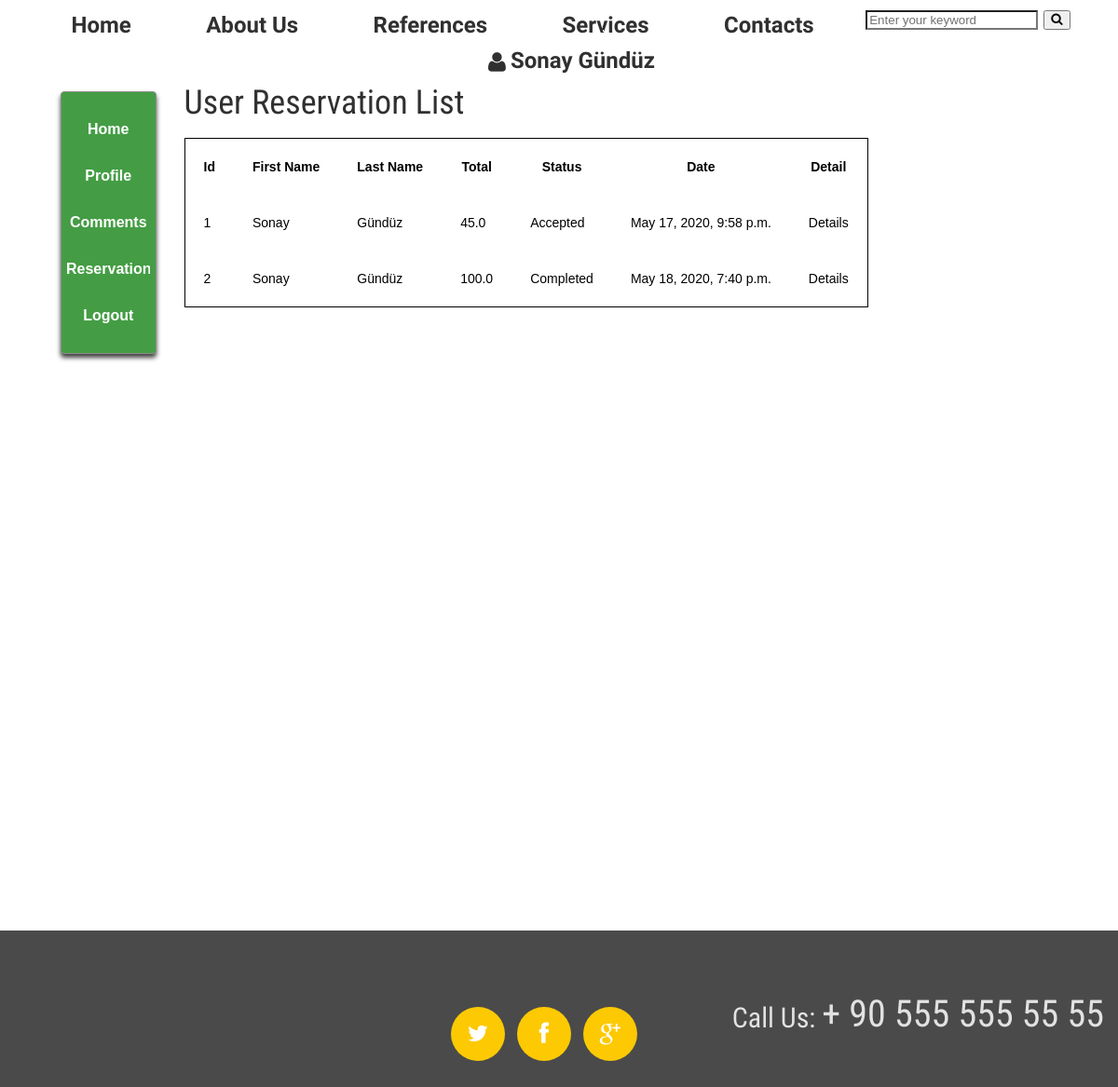
Page /user/reservations/ (signed in) on the earlier database version.
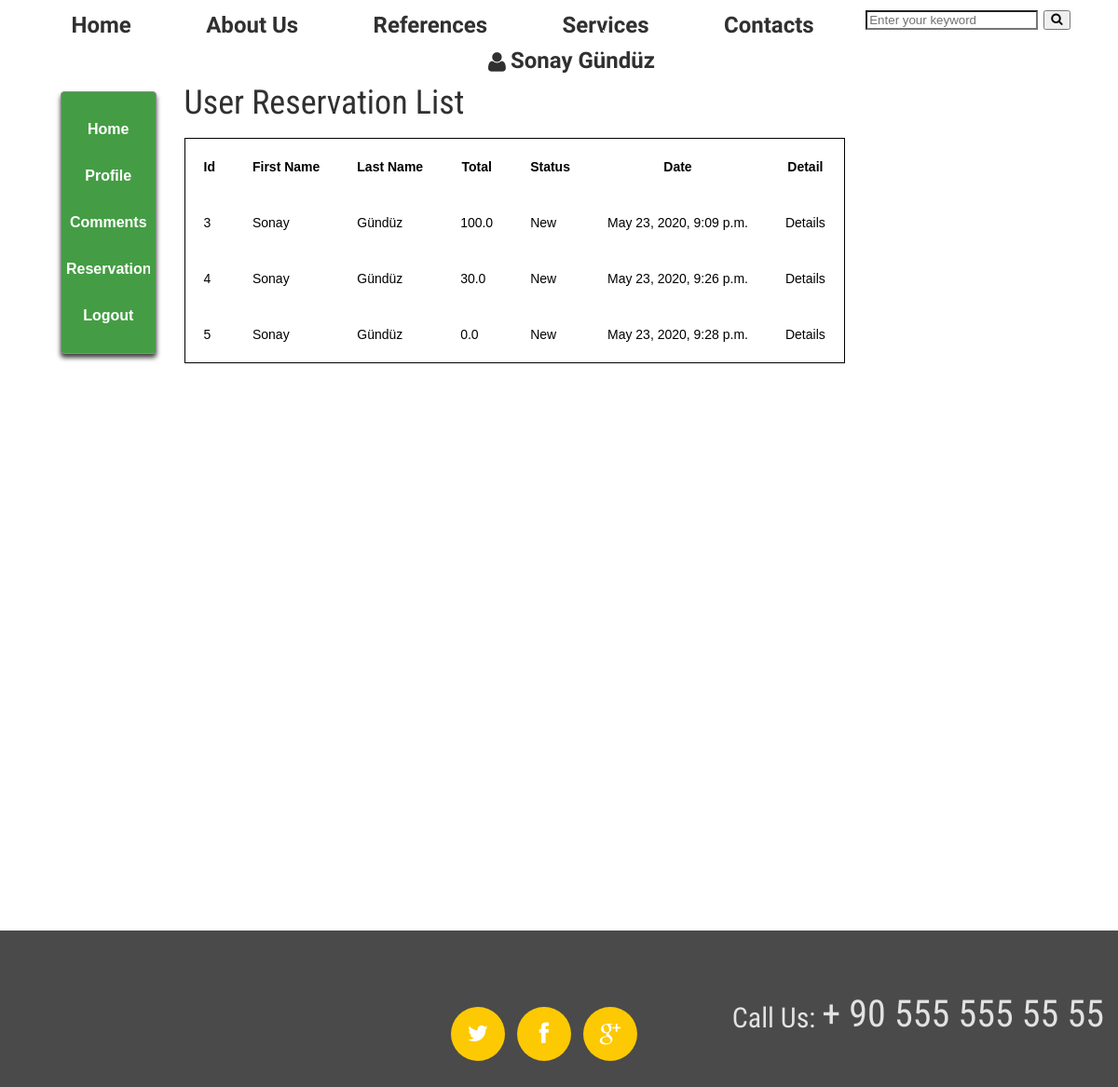
Same page on the later database version.
### reservation/models.py (models this page shows, shortened)
class Reservation(models.Model):
    STATUS =(
        ('New', 'New'),
        ('Accepted', 'Accepted'),
        ('Completed', 'Completed'),
        ('Canceled', 'Canceled'),
    )
    user = models.ForeignKey(User, on_delete=models.SET_NULL, null=True)
    code = models.CharField(max_length=5, editable=False)
    first_name = models.CharField(max_length=18)
    last_name = models.CharField(max_length=18)
    phone = models.CharField(blank=True, max_length=28)
    address = models.CharField(blank=True, max_length=150)
    city = models.CharField(blank=True, max_length=20)
    country = models.CharField(blank=True, max_length=20)
    total = models.FloatField()
    date = models.DateTimeField()
    kalkisyeri = models.CharField(max_length=255, blank=True, verbose_name="Kalkış Yeri")
    varisyeri = models.CharField(max_length=255, blank=True, verbose_name="Varış Yeri")
    status = models.CharField(max_length=18, choices=STATUS, default='New')
    ip = models.CharField(blank=True, max_length=20)
    adminnote = models.CharField(blank=True, max_length=100)
    created_at = models.DateTimeField(auto_now_add=True)
    updated_at = models.DateTimeField(auto_now_add=True)

### user/views.py (the view)
# urls.py: path('reservations/', views.reservations, name='reservations'),
@login_required(login_url='/login')
def reservations(request):
    category = Category.objects.all()
    current_user = request.user
    reservations = Reservation.objects.filter(user_id=current_user.id)
    context = {
        'category': category,
        'reservations': reservations,
    }
    return render(request, 'user_reservations.html', context)

### user/templates/user_reservations.html (shortened to what this page needs)
{% extends "homebase.html" %}
{% block content %}
<div class="content" style="background: white; padding-bottom: 1000px">
		<div class="grid_9" style="margin-left: 50px; margin-top: -10px">
			<div class="grid_3">
				{% include "user_panel.html" %}
			</div>
			<div class="grid_9">
				<div class="section-title">
					<h3 class="title"> User Reservation List </h3>
				</div>
				<table style="border: 1px solid black">
						<tr>
							<th class="text-left" style="padding: 20px">Id</th>
							<th class="text-left" style="padding: 20px">First Name</th>
							<th class="text-left"style="padding: 20px" >Last Name</th>
							<th class="text-left" style="padding: 20px">Total</th>
							<th class="text-left" style="padding: 20px">Status</th>
							<th class="text-left" style="padding: 20px">Date</th>
							<th class="text-left" style="padding: 20px">Detail</th>
						</tr>
					{% for rs in reservations %}
						<tr>
							<td class="text-left" style="padding: 20px">{{rs.id}}</td>
							<td class="text-left" style="padding: 20px">{{rs.first_name}}</td>
							<td class="text-left" style="padding: 20px">{{rs.last_name}}</td>
							<td class="text-left" style="padding: 20px">{{rs.total}}</td>
							<td class="text-left" style="padding: 20px">{{rs.status}}</td>
							<td class="text-left" style="padding: 20px">{{rs.created_at}}</td>
							<td class="text-left" style="padding: 20px"><a class="btn-small" href="/user/reservationdetail/{{rs.id}}"> Details </a> </td>
						</tr>
					{% endfor %}
				</table>
			</div>
		</div>
</div>
{% endblock %}

Differences in the rows shown:
removed Reservation: id "1", first_name "Sonay", last_name "Gündüz", total "45.0", status "Accepted", created_at "May 17, 2020, 9:58 p.m."
removed Reservation: id "2", first_name "Sonay", last_name "Gündüz", total "100.0", status "Completed", created_at "May 18, 2020, 7:40 p.m."
added Reservation: id "3", first_name "Sonay", last_name "Gündüz", total "100.0", status "New", created_at "May 23, 2020, 9:09 p.m."
added Reservation: id "4", first_name "Sonay", last_name "Gündüz", total "30.0", status "New", created_at "May 23, 2020, 9:26 p.m."
added Reservation: id "5", first_name "Sonay", last_name "Gündüz", total "0.0", status "New", created_at "May 23, 2020, 9:28 p.m."
